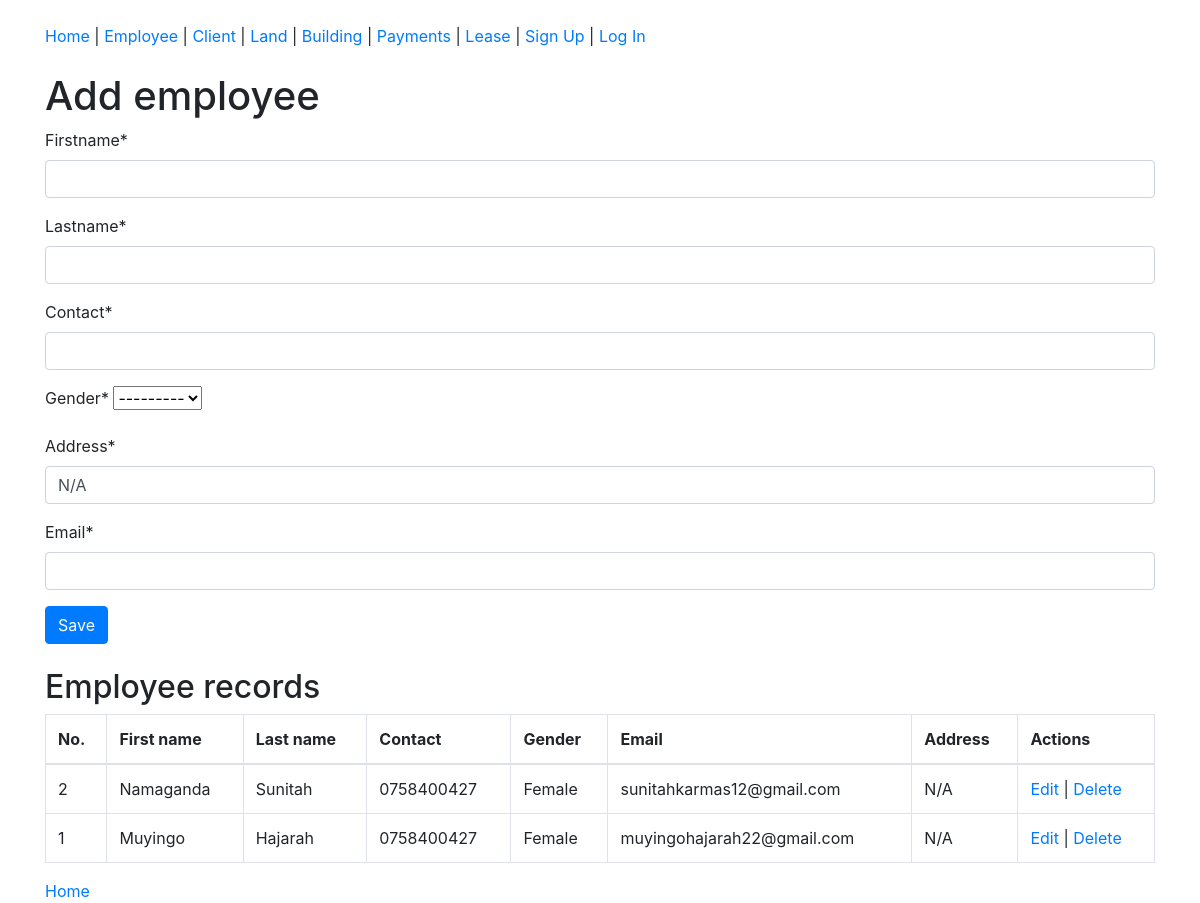
/employee/, run on the app's committed database.
### management/models.py (models this page shows, shortened)
class Employee(models.Model):
    GENDER_OPTIONS = [
        ("M", "Male"),
        ("M", "Female")
    ]
    firstname = models.CharField(max_length= 50)
    lastname = models.CharField(max_length=50)
    contact = models.CharField(max_length=10)
    gender = models.CharField(max_length=2, choices= GENDER_OPTIONS)
    address = models.CharField(max_length=100, null= True ,default="N/A")
    email = models.CharField()

### management/views.py (the view)
# urls.py: path('employee/', views.add_employee_view, name='employee_page'),
def add_employee_view(request):
    if request.method == "POST":
        employee_form = EmployeeForm(request.POST)
        if employee_form.is_valid():
            employee_form.save()
            messages.success(request, "Employee added successfully.")
            return redirect("employee_page")
    else:
        employee_form = EmployeeForm()
    context = {'form': employee_form, 'employees': Employee.objects.all().order_by('-id')}
    return render(request, "employee.html", context)

### management/forms.py
class EmployeeForm(ModelForm):
    class Meta:
        model = Employee
        fields = "__all__"

### management/templates/employee.html (shortened to what this page needs)
{% extends 'base.html' %}
{% load crispy_forms_tags %}
{% block content %}
    <div class="container mt-4">
        <h1>Add employee</h1>
        <form method="POST">
            {{ form|crispy }}
            <button type="submit" class="btn btn-primary">Save</button>
        </form>
        <h2 class="mt-4">Employee records</h2>
        <div class="table-responsive">
            <table class="table table-bordered">
                <thead>
                    <tr>
                    <th scope="col">No.</th>
                    <th scope="col">First name</th>
                    <th scope="col">Last name</th>
                    <th scope="col">Contact</th>
                    <th scope="col">Gender</th>
                    <th scope="col">Email</th>
                    <th scope="col">Address</th>
                    <th scope="col">Actions</th>
                    </tr>
                </thead>
                <tbody>
                    {% for employee in employees %}
                    <tr>
                    <td>{{ employee.id }}</td>
                    <td>{{ employee.firstname }}</td>
                    <td>{{ employee.lastname }}</td>
                    <td>{{ employee.contact }}</td>
                    <td>{{ employee.get_gender_display }}</td>
                    <td>{{ employee.email }}</td>
                    <td>{{ employee.address }}</td>
                    <td>
                        <a href="{% url 'edit_employee_page' employee.id %}">Edit</a> |
                        <a href="{% url 'delete_employee_page' employee.id %}">Delete</a>
                    </td>
                    </tr>
                    {% empty %}
                    <tr><td colspan="8">No employees added yet.</td></tr>
                    {% endfor %}
                </tbody>
            </table>
        </div>
        <a href="{% url 'home_page' %}">Home</a>
    </div>
{% endblock %}

### data on the page
Employee: id "2", firstname "Namaganda", lastname "Sunitah", contact "0758400427", gender "Female", email "sunitahkarmas12@gmail.com", address "N/A"
Employee: id "1", firstname "Muyingo", lastname "Hajarah", contact "0758400427", gender "Female", email "muyingohajarah22@gmail.com", address "N/A"
